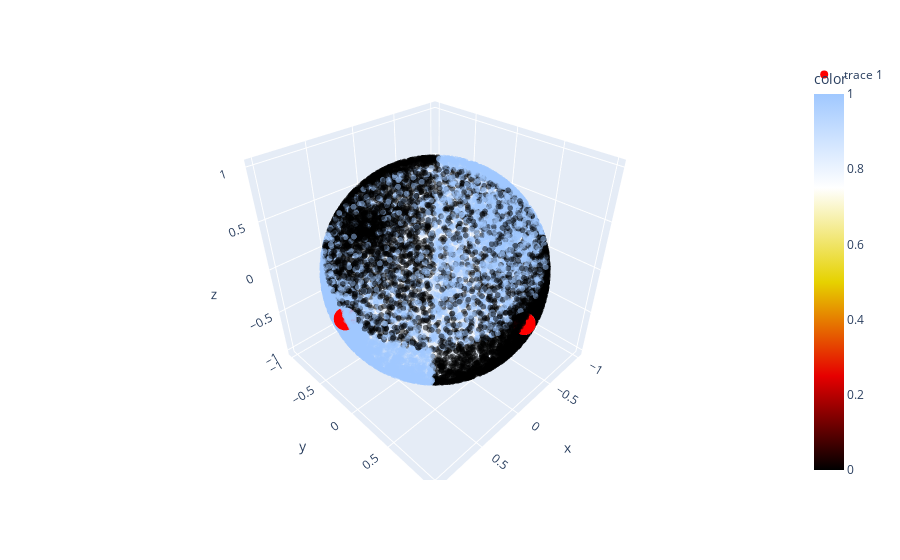

The code cell stored with this chart in its notebook:
### Code cell
import plotly.express as px
px.defaults.color_continuous_scale = px.colors.sequential.Blackbody
fig = px.scatter_3d(x=data_sphere[:,0], y=data_sphere[:,1], z=data_sphere[:,2], color=labels_df[2][2], opacity=0.5)
fig.update_traces(marker_size = 2)

# centroids_df[0][3].T
fig.add_scatter3d(x=centroids_df[0,2][:,0], y=centroids_df[0,2][:,1], z=centroids_df[0,2].T[:,2], mode='markers', marker=dict(size=8, color='red'))

### Figure 1 — Plotly figure (JSON) as saved in the notebook; plotly's stock layout.template omitted (floating-point values rounded to 4 significant figures; data arrays with more than 128 entries replaced by an {"elided": "..."} marker saying what was removed)
{"data": [{"hovertemplate": "x=%{x}<br>y=%{y}<br>z=%{z}<br>color=%{marker.color}<extra></extra>", "legendgroup": "", "marker": {"color": {"elided": "10000 int values"}, "coloraxis": "coloraxis", "opacity": 0.5, "size": 2, "symbol": "circle"}, "mode": "markers", "name": "", "scene": "scene", "showlegend": false, "type": "scatter3d", "x": {"elided": "10000 float values"}, "y": {"elided": "10000 float values"}, "z": {"elided": "10000 float values"}}, {"marker": {"color": "red", "size": 8}, "mode": "markers", "type": "scatter3d", "x": [0.001309, 0.9998, -0.01952], "y": [0.9997, -0.01074, 0.02218], "z": [-0.01952, 0.02218]}], "layout": {"coloraxis": {"colorbar": {"title": {"text": "color"}}, "colorscale": [[0, "rgb(0,0,0)"], [0.25, "rgb(230,0,0)"], [0.5, "rgb(230,210,0)"], [0.75, "rgb(255,255,255)"], [1, "rgb(160,200,255)"]]}, "legend": {"tracegroupgap": 0}, "margin": {"t": 60}, "scene": {"domain": {"x": [0, 1], "y": [0, 1]}, "xaxis": {"title": {"text": "x"}}, "yaxis": {"title": {"text": "y"}}, "zaxis": {"title": {"text": "z"}}}}}
